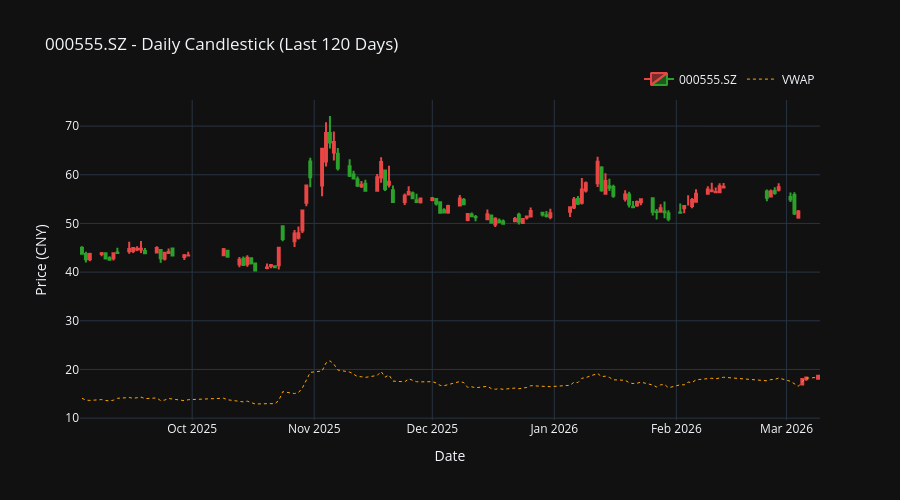
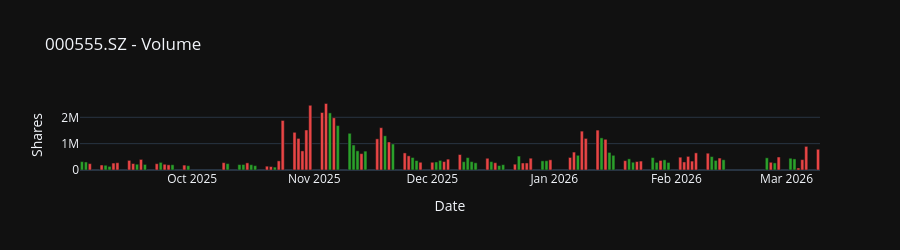

The cell these charts' notebook holds for them, in order:
### Code cell
if not bars_df.empty:
    # Compute change pct for bar color
    bars_df['change_pct'] = (bars_df['close'] - bars_df['prev_close']) / bars_df['prev_close'].replace(0, float('nan')) * 100

    fig = go.Figure()

    # Candlestick
    fig.add_trace(go.Candlestick(
        x=bars_df['date'],
        open=bars_df['open'],
        high=bars_df['high'],
        low=bars_df['low'],
        close=bars_df['close'],
        name=SYMBOL,
        increasing_line_color='#e84545',   # A-share: red = up
        decreasing_line_color='#2ba02b',   # A-share: green = down
    ))

    # VWAP overlay
    if 'vwap' in bars_df.columns and bars_df['vwap'].notna().any():
        fig.add_trace(go.Scatter(
            x=bars_df['date'],
            y=bars_df['vwap'],
            mode='lines',
            name='VWAP',
            line=dict(color='orange', width=1, dash='dot'),
        ))

    fig.update_layout(
        title=f'{SYMBOL} - Daily Candlestick (Last {LOOKBACK_DAYS} Days)',
        xaxis_title='Date',
        yaxis_title='Price (CNY)',
        xaxis_rangeslider_visible=False,
        height=500,
        legend=dict(orientation='h', yanchor='bottom', y=1.02, xanchor='right', x=1),
    )
    fig.show()

    # Volume subplot
    colors = ['#e84545' if c >= 0 else '#2ba02b' for c in bars_df['change_pct'].fillna(0)]
    vol_fig = go.Figure(go.Bar(
        x=bars_df['date'],
        y=bars_df['volume'],
        marker_color=colors,
        name='Volume',
    ))
    vol_fig.update_layout(
        title=f'{SYMBOL} - Volume',
        xaxis_title='Date',
        yaxis_title='Shares',
        height=250,
    )
    vol_fig.show()
else:
    print(f'No data for {SYMBOL}. Check your data directory.')
